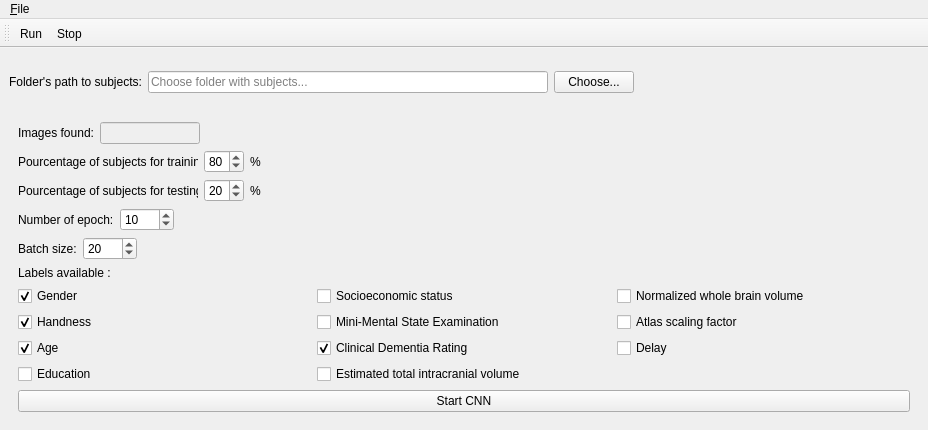
<?xml version="1.0" encoding="UTF-8"?>
<ui version="4.0">
 <class>MainWindow</class>
 <widget class="QMainWindow" name="MainWindow">
  <property name="enabled">
   <bool>true</bool>
  </property>
  <property name="geometry">
   <rect>
    <x>0</x>
    <y>0</y>
    <width>928</width>
    <height>426</height>
   </rect>
  </property>
  <property name="sizePolicy">
   <sizepolicy hsizetype="Preferred" vsizetype="Preferred">
    <horstretch>0</horstretch>
    <verstretch>0</verstretch>
   </sizepolicy>
  </property>
  <property name="windowTitle">
   <string>Classification algorithm</string>
  </property>
  <widget class="QWidget" name="centralwidget">
   <property name="enabled">
    <bool>true</bool>
   </property>
   <layout class="QHBoxLayout" name="horizontalLayout_2">
    <item>
     <layout class="QVBoxLayout" name="verticalLayout">
      <item>
       <layout class="QHBoxLayout" name="horizontalLayout_7">
        <item>
         <widget class="QLabel" name="label">
          <property name="minimumSize">
           <size>
            <width>0</width>
            <height>50</height>
           </size>
          </property>
          <property name="maximumSize">
           <size>
            <width>16777215</width>
            <height>50</height>
           </size>
          </property>
          <property name="text">
           <string>Folder's path to subjects:</string>
          </property>
         </widget>
        </item>
        <item>
         <widget class="QLineEdit" name="subjects_path_lineEdit">
          <property name="minimumSize">
           <size>
            <width>400</width>
            <height>0</height>
           </size>
          </property>
          <property name="maximumSize">
           <size>
            <width>400</width>
            <height>16777215</height>
           </size>
          </property>
          <property name="placeholderText">
           <string>Choose folder with subjects...</string>
          </property>
         </widget>
        </item>
        <item>
         <widget class="QPushButton" name="choose_pushButton">
          <property name="text">
           <string>Choose...</string>
          </property>
         </widget>
        </item>
        <item>
         <spacer name="horizontalSpacer">
          <property name="orientation">
           <enum>Qt::Horizontal</enum>
          </property>
          <property name="sizeType">
           <enum>QSizePolicy::Expanding</enum>
          </property>
          <property name="sizeHint" stdset="0">
           <size>
            <width>40</width>
            <height>20</height>
           </size>
          </property>
         </spacer>
        </item>
       </layout>
      </item>
      <item>
       <widget class="QWidget" name="prepare_dataset" native="true">
        <layout class="QGridLayout" name="gridLayout">
         <item row="0" column="0">
          <layout class="QVBoxLayout" name="verticalLayout_8">
           <item>
            <layout class="QHBoxLayout" name="horizontalLayout_4">
             <item>
              <widget class="QLabel" name="label_3">
               <property name="text">
                <string>Images found:</string>
               </property>
              </widget>
             </item>
             <item>
              <widget class="QLineEdit" name="subjects_found_lineEdit">
               <property name="enabled">
                <bool>false</bool>
               </property>
               <property name="minimumSize">
                <size>
                 <width>100</width>
                 <height>0</height>
                </size>
               </property>
               <property name="maximumSize">
                <size>
                 <width>100</width>
                 <height>16777215</height>
                </size>
               </property>
              </widget>
             </item>
             <item>
              <spacer name="horizontalSpacer_2">
               <property name="orientation">
                <enum>Qt::Horizontal</enum>
               </property>
               <property name="sizeHint" stdset="0">
                <size>
                 <width>40</width>
                 <height>20</height>
                </size>
               </property>
              </spacer>
             </item>
            </layout>
           </item>
           <item>
            <layout class="QHBoxLayout" name="horizontalLayout_3">
             <item>
              <widget class="QLabel" name="label_2">
               <property name="minimumSize">
                <size>
                 <width>180</width>
                 <height>0</height>
                </size>
               </property>
               <property name="maximumSize">
                <size>
                 <width>160</width>
                 <height>16777215</height>
                </size>
               </property>
               <property name="text">
                <string>Pourcentage of subjects for training:</string>
               </property>
              </widget>
             </item>
             <item>
              <widget class="QSpinBox" name="subjects_train_spinBox">
               <property name="minimumSize">
                <size>
                 <width>40</width>
                 <height>0</height>
                </size>
               </property>
               <property name="maximumSize">
                <size>
                 <width>40</width>
                 <height>16777215</height>
                </size>
               </property>
               <property name="minimum">
                <number>0</number>
               </property>
               <property name="maximum">
                <number>100</number>
               </property>
               <property name="value">
                <number>80</number>
               </property>
              </widget>
             </item>
             <item>
              <widget class="QLabel" name="label_5">
               <property name="text">
                <string>%</string>
               </property>
              </widget>
             </item>
             <item>
              <spacer name="horizontalSpacer_3">
               <property name="orientation">
                <enum>Qt::Horizontal</enum>
               </property>
               <property name="sizeHint" stdset="0">
                <size>
                 <width>40</width>
                 <height>20</height>
                </size>
               </property>
              </spacer>
             </item>
            </layout>
           </item>
           <item>
            <layout class="QHBoxLayout" name="horizontalLayout_6">
             <item>
              <layout class="QHBoxLayout" name="horizontalLayout_5">
               <item>
                <widget class="QLabel" name="label_4">
                 <property name="minimumSize">
                  <size>
                   <width>180</width>
                   <height>0</height>
                  </size>
                 </property>
                 <property name="maximumSize">
                  <size>
                   <width>180</width>
                   <height>16777215</height>
                  </size>
                 </property>
                 <property name="text">
                  <string>Pourcentage of subjects for testing:</string>
                 </property>
                </widget>
               </item>
               <item>
                <widget class="QSpinBox" name="subjects_test_spinBox">
                 <property name="minimumSize">
                  <size>
                   <width>40</width>
                   <height>0</height>
                  </size>
                 </property>
                 <property name="maximumSize">
                  <size>
                   <width>40</width>
                   <height>16777215</height>
                  </size>
                 </property>
                 <property name="maximum">
                  <number>100</number>
                 </property>
                 <property name="value">
                  <number>20</number>
                 </property>
                </widget>
               </item>
               <item>
                <widget class="QLabel" name="label_6">
                 <property name="text">
                  <string>%</string>
                 </property>
                </widget>
               </item>
               <item>
                <spacer name="horizontalSpacer_4">
                 <property name="orientation">
                  <enum>Qt::Horizontal</enum>
                 </property>
                 <property name="sizeHint" stdset="0">
                  <size>
                   <width>40</width>
                   <height>20</height>
                  </size>
                 </property>
                </spacer>
               </item>
              </layout>
             </item>
            </layout>
           </item>
           <item>
            <layout class="QHBoxLayout" name="horizontalLayout">
             <item>
              <widget class="QLabel" name="label_8">
               <property name="text">
                <string>Number of epoch:</string>
               </property>
              </widget>
             </item>
             <item>
              <widget class="QSpinBox" name="number_epochs_spinBox">
               <property name="maximum">
                <number>1000</number>
               </property>
               <property name="value">
                <number>10</number>
               </property>
              </widget>
             </item>
             <item>
              <spacer name="horizontalSpacer_5">
               <property name="orientation">
                <enum>Qt::Horizontal</enum>
               </property>
               <property name="sizeHint" stdset="0">
                <size>
                 <width>40</width>
                 <height>20</height>
                </size>
               </property>
              </spacer>
             </item>
            </layout>
           </item>
           <item>
            <layout class="QHBoxLayout" name="horizontalLayout_8">
             <item>
              <widget class="QLabel" name="label_9">
               <property name="text">
                <string>Batch size:</string>
               </property>
              </widget>
             </item>
             <item>
              <widget class="QSpinBox" name="batch_size_spinBox">
               <property name="maximum">
                <number>1000</number>
               </property>
               <property name="value">
                <number>20</number>
               </property>
              </widget>
             </item>
             <item>
              <spacer name="horizontalSpacer_6">
               <property name="orientation">
                <enum>Qt::Horizontal</enum>
               </property>
               <property name="sizeHint" stdset="0">
                <size>
                 <width>40</width>
                 <height>20</height>
                </size>
               </property>
              </spacer>
             </item>
            </layout>
           </item>
          </layout>
         </item>
         <item row="2" column="0">
          <layout class="QGridLayout" name="gridLayout_2">
           <item row="1" column="0" colspan="2">
            <widget class="QLabel" name="label_7">
             <property name="text">
              <string>Labels available :</string>
             </property>
             <property name="alignment">
              <set>Qt::AlignLeading|Qt::AlignLeft|Qt::AlignVCenter</set>
             </property>
            </widget>
           </item>
           <item row="2" column="1">
            <widget class="QCheckBox" name="ses_checkBox">
             <property name="text">
              <string>Socioeconomic status</string>
             </property>
            </widget>
           </item>
           <item row="2" column="0">
            <widget class="QCheckBox" name="gender_checkBox">
             <property name="text">
              <string>Gender</string>
             </property>
             <property name="checked">
              <bool>true</bool>
             </property>
            </widget>
           </item>
           <item row="3" column="0">
            <widget class="QCheckBox" name="hand_checkBox">
             <property name="text">
              <string>Handness</string>
             </property>
             <property name="checked">
              <bool>true</bool>
             </property>
            </widget>
           </item>
           <item row="5" column="0">
            <widget class="QCheckBox" name="educ_checkBox">
             <property name="text">
              <string>Education</string>
             </property>
            </widget>
           </item>
           <item row="4" column="1">
            <widget class="QCheckBox" name="cdr_checkBox">
             <property name="text">
              <string>Clinical Dementia Rating</string>
             </property>
             <property name="checked">
              <bool>true</bool>
             </property>
            </widget>
           </item>
           <item row="4" column="0">
            <widget class="QCheckBox" name="age_checkBox">
             <property name="text">
              <string>Age</string>
             </property>
             <property name="checked">
              <bool>true</bool>
             </property>
            </widget>
           </item>
           <item row="5" column="1">
            <widget class="QCheckBox" name="e_tiv_checkBox">
             <property name="text">
              <string>Estimated total intracranial volume</string>
             </property>
            </widget>
           </item>
           <item row="3" column="1">
            <widget class="QCheckBox" name="mmse_checkBox">
             <property name="text">
              <string>Mini-Mental State Examination</string>
             </property>
            </widget>
           </item>
           <item row="2" column="2">
            <widget class="QCheckBox" name="n_wbv_checkBox">
             <property name="text">
              <string>Normalized whole brain volume</string>
             </property>
            </widget>
           </item>
           <item row="3" column="2">
            <widget class="QCheckBox" name="asf_checkBox">
             <property name="text">
              <string>Atlas scaling factor</string>
             </property>
            </widget>
           </item>
           <item row="4" column="2">
            <widget class="QCheckBox" name="delay_checkBox">
             <property name="text">
              <string>Delay</string>
             </property>
            </widget>
           </item>
          </layout>
         </item>
         <item row="3" column="0">
          <widget class="QPushButton" name="start_pushButton">
           <property name="text">
            <string>Start CNN</string>
           </property>
          </widget>
         </item>
        </layout>
       </widget>
      </item>
      <item>
       <spacer name="verticalSpacer">
        <property name="orientation">
         <enum>Qt::Vertical</enum>
        </property>
        <property name="sizeHint" stdset="0">
         <size>
          <width>20</width>
          <height>40</height>
         </size>
        </property>
       </spacer>
      </item>
     </layout>
    </item>
   </layout>
  </widget>
  <widget class="QMenuBar" name="menubar">
   <property name="geometry">
    <rect>
     <x>0</x>
     <y>0</y>
     <width>928</width>
     <height>21</height>
    </rect>
   </property>
   <widget class="QMenu" name="menuFile">
    <property name="title">
     <string>&amp;File</string>
    </property>
    <addaction name="action_new"/>
    <addaction name="action_open"/>
    <addaction name="action_save"/>
    <addaction name="separator"/>
    <addaction name="action_exit"/>
   </widget>
   <addaction name="menuFile"/>
  </widget>
  <widget class="QToolBar" name="toolBar">
   <property name="windowTitle">
    <string>toolBar</string>
   </property>
   <attribute name="toolBarArea">
    <enum>TopToolBarArea</enum>
   </attribute>
   <attribute name="toolBarBreak">
    <bool>false</bool>
   </attribute>
   <addaction name="action_run"/>
   <addaction name="action_stop"/>
  </widget>
  <action name="action_new">
   <property name="text">
    <string>&amp;New</string>
   </property>
   <property name="shortcut">
    <string>Ctrl+N</string>
   </property>
  </action>
  <action name="action_open">
   <property name="text">
    <string>&amp;Open</string>
   </property>
   <property name="shortcut">
    <string>Ctrl+O</string>
   </property>
  </action>
  <action name="action_save">
   <property name="text">
    <string>&amp;Save</string>
   </property>
   <property name="shortcut">
    <string>Ctrl+S</string>
   </property>
  </action>
  <action name="action_save_as">
   <property name="text">
    <string>Save Pipeline &amp;As</string>
   </property>
   <property name="shortcut">
    <string>Ctrl+Shift+S</string>
   </property>
  </action>
  <action name="action_exit">
   <property name="text">
    <string>&amp;Exit</string>
   </property>
  </action>
  <action name="action_presets">
   <property name="text">
    <string>&amp;Presets</string>
   </property>
  </action>
  <action name="action_about_scinodes">
   <property name="text">
    <string>About SciNode</string>
   </property>
  </action>
  <action name="action_run">
   <property name="text">
    <string>Run</string>
   </property>
   <property name="shortcut">
    <string>Ctrl+R</string>
   </property>
  </action>
  <action name="action_stop">
   <property name="text">
    <string>Stop</string>
   </property>
  </action>
 </widget>
 <resources/>
 <connections>
  <connection>
   <sender>action_new</sender>
   <signal>triggered()</signal>
   <receiver>MainWindow</receiver>
   <slot>on_new()</slot>
   <hints>
    <hint type="sourcelabel">
     <x>-1</x>
     <y>-1</y>
    </hint>
    <hint type="destinationlabel">
     <x>319</x>
     <y>112</y>
    </hint>
   </hints>
  </connection>
  <connection>
   <sender>action_open</sender>
   <signal>triggered()</signal>
   <receiver>MainWindow</receiver>
   <slot>on_open()</slot>
   <hints>
    <hint type="sourcelabel">
     <x>-1</x>
     <y>-1</y>
    </hint>
    <hint type="destinationlabel">
     <x>319</x>
     <y>112</y>
    </hint>
   </hints>
  </connection>
  <connection>
   <sender>action_save</sender>
   <signal>triggered()</signal>
   <receiver>MainWindow</receiver>
   <slot>on_save()</slot>
   <hints>
    <hint type="sourcelabel">
     <x>-1</x>
     <y>-1</y>
    </hint>
    <hint type="destinationlabel">
     <x>319</x>
     <y>112</y>
    </hint>
   </hints>
  </connection>
  <connection>
   <sender>action_exit</sender>
   <signal>triggered()</signal>
   <receiver>MainWindow</receiver>
   <slot>on_exit()</slot>
   <hints>
    <hint type="sourcelabel">
     <x>-1</x>
     <y>-1</y>
    </hint>
    <hint type="destinationlabel">
     <x>319</x>
     <y>112</y>
    </hint>
   </hints>
  </connection>
  <connection>
   <sender>action_run</sender>
   <signal>triggered()</signal>
   <receiver>MainWindow</receiver>
   <slot>on_run()</slot>
   <hints>
    <hint type="sourcelabel">
     <x>-1</x>
     <y>-1</y>
    </hint>
    <hint type="destinationlabel">
     <x>434</x>
     <y>112</y>
    </hint>
   </hints>
  </connection>
  <connection>
   <sender>action_stop</sender>
   <signal>triggered()</signal>
   <receiver>MainWindow</receiver>
   <slot>on_stop()</slot>
   <hints>
    <hint type="sourcelabel">
     <x>-1</x>
     <y>-1</y>
    </hint>
    <hint type="destinationlabel">
     <x>546</x>
     <y>112</y>
    </hint>
   </hints>
  </connection>
  <connection>
   <sender>choose_pushButton</sender>
   <signal>clicked()</signal>
   <receiver>MainWindow</receiver>
   <slot>on_open()</slot>
   <hints>
    <hint type="sourcelabel">
     <x>619</x>
     <y>90</y>
    </hint>
    <hint type="destinationlabel">
     <x>845</x>
     <y>81</y>
    </hint>
   </hints>
  </connection>
  <connection>
   <sender>start_pushButton</sender>
   <signal>clicked()</signal>
   <receiver>MainWindow</receiver>
   <slot>reshape_data()</slot>
   <hints>
    <hint type="sourcelabel">
     <x>523</x>
     <y>357</y>
    </hint>
    <hint type="destinationlabel">
     <x>489</x>
     <y>386</y>
    </hint>
   </hints>
  </connection>
 </connections>
 <slots>
  <slot>on_new()</slot>
  <slot>on_open()</slot>
  <slot>on_save()</slot>
  <slot>on_save_as()</slot>
  <slot>on_exit()</slot>
  <slot>on_run()</slot>
  <slot>on_about()</slot>
  <slot>on_plugin_library_toggled(bool)</slot>
  <slot>on_add_files()</slot>
  <slot>on_remove_files()</slot>
  <slot>on_same_as_file()</slot>
  <slot>on_choose_output_folder()</slot>
  <slot>on_stop()</slot>
  <slot>reshape_data()</slot>
 </slots>
</ui>
